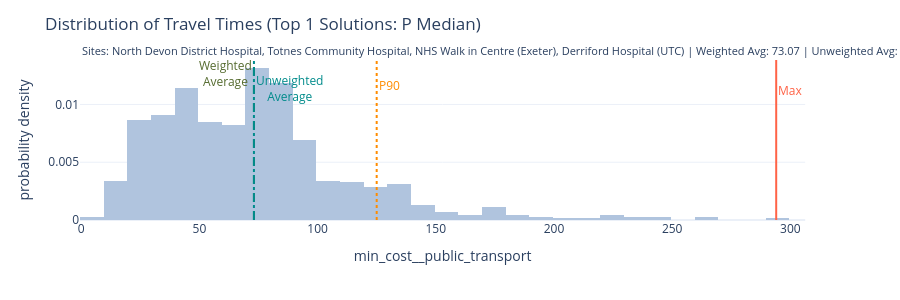

Notebook cell for this chart:
### Markdown cell above
## Plotting a secondary matrix directly

Every travel-related plot accepts a `matrix=` keyword to switch from the primary (car) matrix to a registered secondary one. For example, here's the public transport travel time distribution for the best car-ranked solution, instead of its car travel times:

### Code cell
solution.plot_travel_time_distribution(matrix="public_transport", top_n=1)

### Figure 1 — Plotly figure (JSON) as saved in the notebook; plotly's stock layout.template omitted (floating-point values rounded to 4 significant figures; data arrays with more than 128 entries replaced by an {"elided": "..."} marker saying what was removed)
{"data": [{"alignmentgroup": "True", "bingroup": "x", "histnorm": "probability density", "hovertemplate": "label=Sites: North Devon District Hospital, Totnes Community Hospital, NHS Walk in Centre (Exeter), Derriford Hospital (UTC) | Weighted Avg: 73.07 | Unweighted Avg: 73.07 | P90: 125.0 | Max: 294.0<br>min_cost__public_transport=%{x}<br>probability density=%{y}<extra></extra>", "legendgroup": "", "marker": {"color": "lightsteelblue", "pattern": {"shape": ""}}, "name": "", "nbinsx": 30, "offsetgroup": "", "orientation": "v", "showlegend": false, "type": "histogram", "x": {"elided": "707 int values"}, "xaxis": "x", "yaxis": "y"}], "layout": {"annotations": [{"font": {"size": 11}, "showarrow": false, "text": "Sites: North Devon District Hospital, Totnes Community Hospital, NHS Walk in Centre (Exeter), Derriford Hospital (UTC) | Weighted Avg: 73.07 | Unweighted Avg: 73.07 | P90: 125.0 | Max: 294.0", "textangle": 0, "x": 0, "xanchor": "left", "xref": "paper", "y": 1, "yanchor": "bottom", "yref": "paper"}, {"font": {"color": "darkolivegreen"}, "showarrow": false, "text": "Weighted<br>Average", "x": 73.07, "xanchor": "right", "xref": "x", "y": 1, "yanchor": "top", "yref": "y domain", "yshift": 5}, {"font": {"color": "darkcyan"}, "showarrow": false, "text": "Unweighted<br>Average", "x": 73.07, "xanchor": "left", "xref": "x", "y": 1, "yanchor": "top", "yref": "y domain", "yshift": -10}, {"font": {"color": "darkorange"}, "showarrow": false, "text": "P90", "x": 125, "xanchor": "left", "xref": "x", "y": 1, "yanchor": "top", "yref": "y domain", "yshift": -15}, {"font": {"color": "tomato"}, "showarrow": false, "text": "Max", "x": 294, "xanchor": "left", "xref": "x", "y": 1, "yanchor": "top", "yref": "y domain", "yshift": -20}], "barmode": "relative", "height": 300, "legend": {"tracegroupgap": 0}, "margin": {"t": 60}, "shapes": [{"line": {"color": "darkolivegreen", "dash": "dash"}, "type": "line", "x0": 73.07, "x1": 73.07, "xref": "x", "y0": 0, "y1": 1, "yref": "y domain"}, {"line": {"color": "darkcyan", "dash": "dashdot"}, "type": "line", "x0": 73.07, "x1": 73.07, "xref": "x", "y0": 0, "y1": 1, "yref": "y domain"}, {"line": {"color": "darkorange", "dash": "dot"}, "type": "line", "x0": 125, "x1": 125, "xref": "x", "y0": 0, "y1": 1, "yref": "y domain"}, {"line": {"color": "tomato", "dash": "solid"}, "type": "line", "x0": 294, "x1": 294, "xref": "x", "y0": 0, "y1": 1, "yref": "y domain"}], "title": {"text": "Distribution of Travel Times (Top 1 Solutions: P Median)"}, "xaxis": {"anchor": "y", "domain": [0, 0.98], "title": {"text": "min_cost__public_transport"}}, "yaxis": {"anchor": "x", "domain": [0, 1], "title": {"text": "probability density"}}}}
